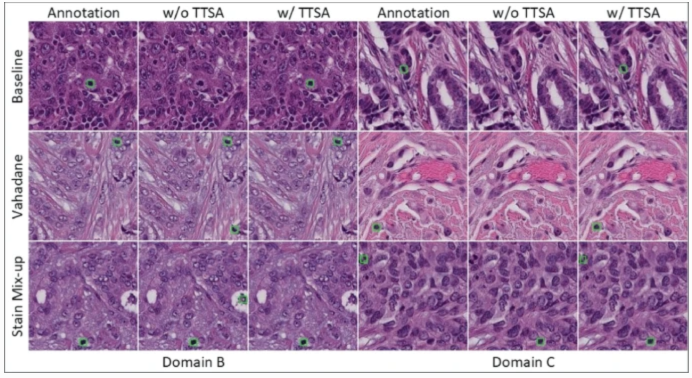
#> input picture images_copy/img1.png, 1384 x 756 px (shown at 1/2 size); its folder holds 4 pictures in this run
$ python resize_img.py
#> lines starting #> are read from the running program, lines starting #| are printed output that depends on the picture
from PIL import Image
import os

# 设置文件夹路径和目标宽度
folder_path = 'images_copy/'  # 替换为你文件夹的路径
target_path = 'images/'
target_width = 1000  # 你希望的统一宽度

# 获取文件夹中的所有图片文件
for filename in os.listdir(folder_path):
    if filename.endswith(('.png', '.jpg', '.jpeg')):  # 根据你的图片格式添加相应的后缀
        img_path = os.path.join(folder_path, filename)

        # 打开图片
        with Image.open(img_path) as img:
            # 获取图片的原始宽度和高度
#> img is the input picture: PIL image 1384x756 RGBA; mean R, G, B, A 160.5, 123.1, 163.3, 255
            original_width, original_height = img.size
#> original_width = 1384; original_height = 756

            # 计算按目标宽度缩放后的高度
            aspect_ratio = original_height / original_width
#> aspect_ratio = 0.546
            new_height = int(target_width * aspect_ratio)
#> new_height = 546

            # 调整图片大小
            img_resized = img.resize((target_width, new_height))
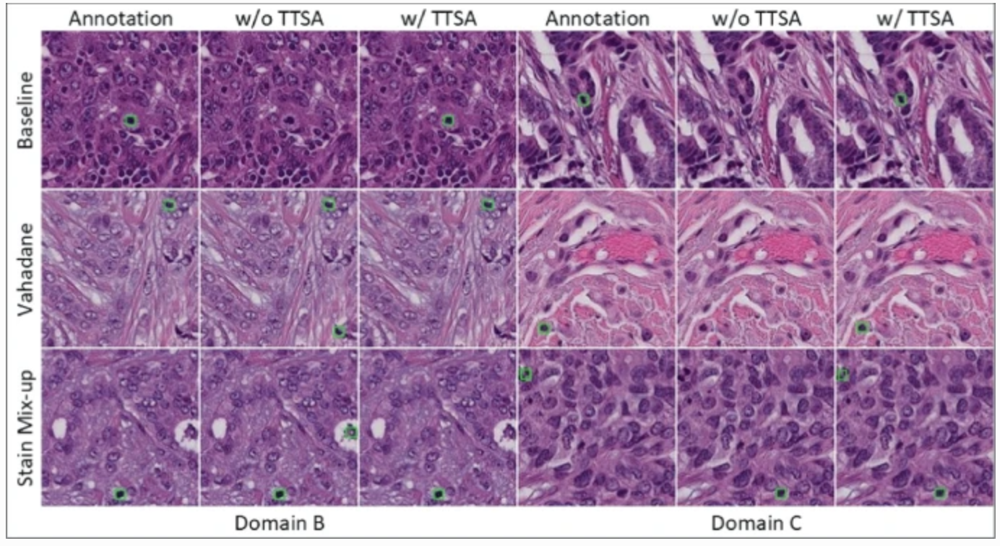
#> img_resized: PIL image 1000x546 RGBA; mean R, G, B, A 160.5, 123.1, 163.3, 255

            # 保存修改后的图片
            img_resized.save(os.path.join(target_path, f"{filename}"))
#> pass 2 of the loop `for filename in os.listdir(folder_path):`:
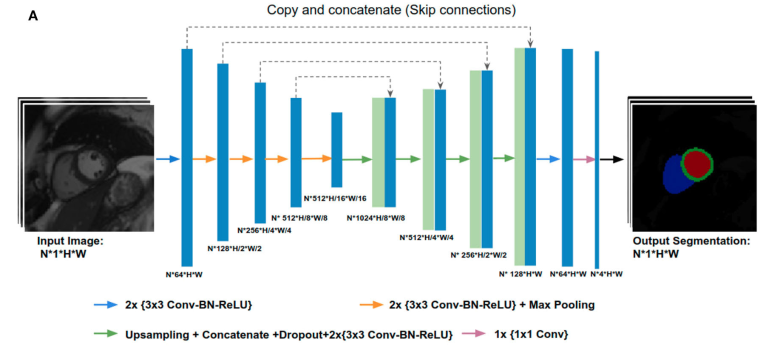
#> input picture images_copy/img10.png, 1544 x 696 px (shown at 1/2 size)
#> img is the input picture: PIL image 1544x696 RGBA; mean R, G, B, A 200.3, 210.2, 213.1, 255
#> `img_resized = img.resize((target_width, new_height))`:
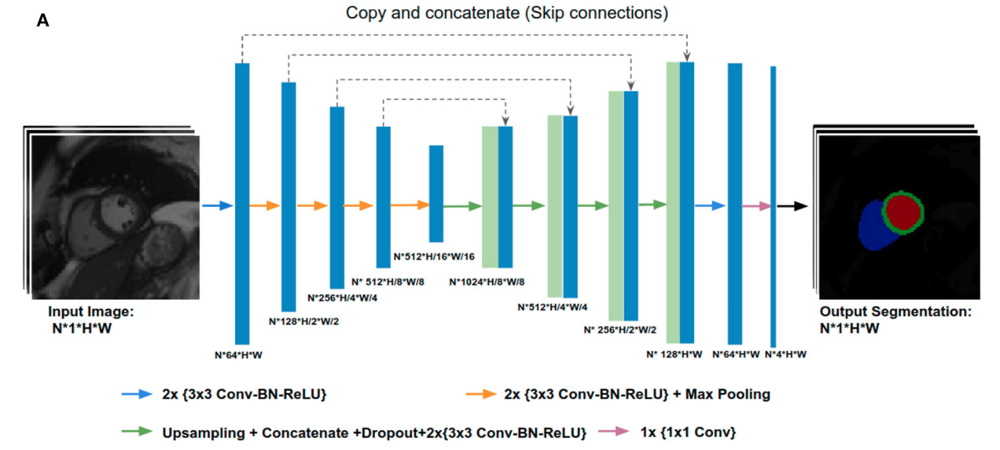
#> img_resized: PIL image 1000x450 RGBA; mean R, G, B, A 200.3, 210.2, 213.1, 255
#> pass 3 of the loop `for filename in os.listdir(folder_path):`:
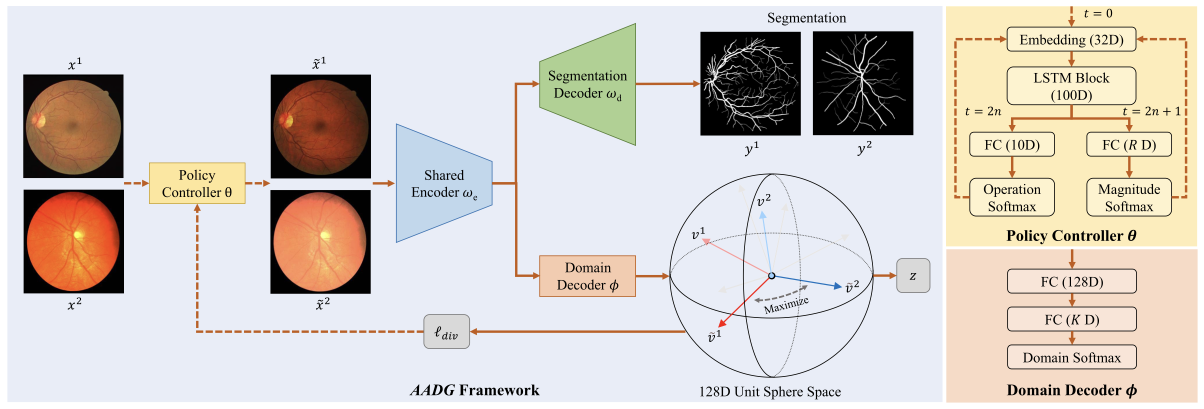
#> input picture images_copy/img11.png, 2408 x 818 px (shown at 1/2 size)
#> img is the input picture: PIL image 2408x818 RGBA; mean R, G, B, A 213, 206.6, 201.7, 255
#> `img_resized = img.resize((target_width, new_height))`:
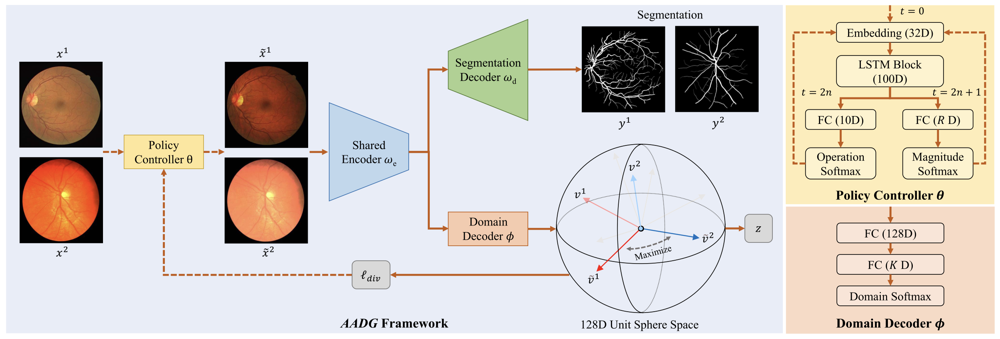
#> img_resized: PIL image 1000x339 RGBA; mean R, G, B, A 213, 206.7, 201.7, 255
#> the loop made 4 passes; the first 3 are shown

print("所有图片已处理完成！")
